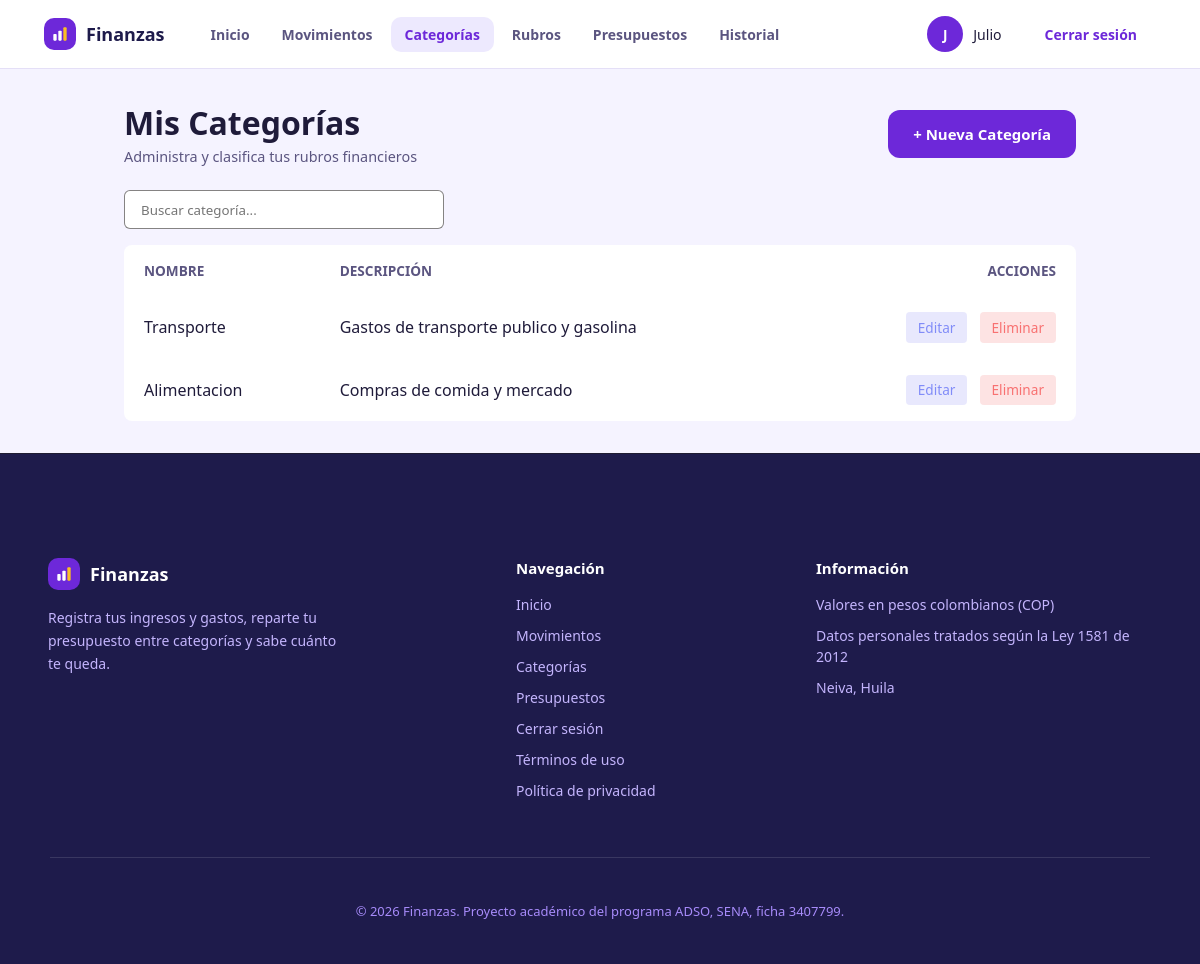
Page /views/categories/index.php (signed in) on the committed database.
### tables this page shows
CREATE TABLE categorias (
    id_categoria INT AUTO_INCREMENT PRIMARY KEY,
    id_usuario INT NOT NULL,
    nombre VARCHAR(50) NOT NULL,
    descripcion VARCHAR(255),

    CONSTRAINT fk_categorias_usuario
        FOREIGN KEY (id_usuario)
        REFERENCES usuarios(id_usuario)
        ON UPDATE CASCADE
        ON DELETE RESTRICT
);

### config/session.php (called while the page is built, shortened)
<?php
function iniciar_sesion_segura(): void
{
    if (session_status() !== PHP_SESSION_NONE) {
        return;
    }
    $https = (!empty($_SERVER['HTTPS']) && $_SERVER['HTTPS'] !== 'off')
        || (($_SERVER['SERVER_PORT'] ?? '') === '443');
}
function requerir_login(): int
{
    return (int) $_SESSION['user_id'];
}

### controllers/categoriesController.php (called while the page is built, shortened)
<?php
require_once __DIR__ . '/../config/session.php';
$user_id = requerir_login();
require_once __DIR__ . '/../config/connection.php';
require_once __DIR__ . '/../models/categoriesModel.php';
$action  = $_GET['action'] ?? 'index';
switch ($action) {
    default:
        $categorias = obtenerCategoriasPorUsuario($conn, $user_id);
        break;
}
?>

### models/categoriesModel.php (called while the page is built, shortened)
<?php
function obtenerCategoriasPorUsuario($conn, $user_id) {
    $categorias = [];
    $sql = "SELECT id_categoria AS id, nombre, descripcion FROM categorias WHERE id_usuario = ? ORDER BY id_categoria DESC";
    $stmt = mysqli_prepare($conn, $sql);
    if ($stmt) {
        $u_id = (int) $user_id;
        mysqli_stmt_bind_param($stmt, "i", $u_id);
        mysqli_stmt_execute($stmt);
        $resultado = mysqli_stmt_get_result($stmt);
        while ($fila = mysqli_fetch_assoc($resultado)) {
            $categorias[] = $fila;
        }
    }
    return $categorias;
}
?>

### views/categories/index.php (the view, shortened to what this page needs)
<?php
require_once __DIR__ . '/../../controllers/categoriesController.php';
?>
<!DOCTYPE html>
<html lang="es">
<head>
    <link rel="stylesheet" href="../../public/css/categories.css?v=<?= filemtime(__DIR__ . '/../../public/css/categories.css') ?>">
    <link rel="stylesheet" href="../../public/css/layout.css">
    <link rel="stylesheet" href="../../public/css/alerts.css?v=<?= filemtime(__DIR__ . '/../../public/css/alerts.css') ?>">
</head>
<body>
<?php require_once __DIR__ . '/../layouts/navbar.php'; ?>
<main class="container">
    <div class="page-header">
        <div>
            <h1>Mis Categorías</h1>
            <p class="subtitle">Administra y clasifica tus rubros financieros</p>
        </div>
        <a href="create.php" class="btn btn-primary">+ Nueva Categoría</a>
    </div>
    <div class="table-toolbar">
        <div class="search-box">
            <input type="text" id="searchInput" placeholder="Buscar categoría..." autocomplete="off">
        </div>
    </div>
    <div class="card table-card">
        <table class="data-table" id="categoriesTable">
            <thead>
                <tr>
                    <th>Nombre</th>
                    <th>Descripción</th>
                    <th class="text-right">Acciones</th>
                </tr>
            </thead>
            <tbody>
                <?php if (empty($categorias)): ?>
                    <tr class="empty-row">
                        <td colspan="3">No tienes categorías registradas aún.</td>
                    </tr>
                <?php else: ?>
                    <?php foreach ($categorias as $cat): ?>
                        <tr>
                            <td class="category-name">
                                <?= htmlspecialchars($cat['nombre']) ?>
                            </td>
                            <td>
                                <?= htmlspecialchars($cat['descripcion'] ?? 'Sin descripción') ?>
                            </td>
                            <td class="text-right actions-cell">
                                <a href="editar.php?id=<?= urlencode($cat['id']) ?>"
                                   class="btn-action btn-edit" title="Editar">
                                    Editar
                                </a>
                                <a href="/finanzas_personales/controllers/categoriesController.php?action=delete&id=<?= urlencode($cat['id']) ?>"
                                   class="btn-action btn-delete"
                                   data-name="<?= htmlspecialchars($cat['nombre']) ?>" title="Eliminar">
                                    Eliminar
                                </a>
                            </td>
                        </tr>
                    <?php endforeach; ?>
                <?php endif; ?>
            </tbody>
        </table>
    </div>
</main>
<?php require_once __DIR__ . '/../layouts/footer.php'; ?>
</body>
</html>

### public/css/categories.css (style rules this page uses)
:root { --bg-main: #F5F3FF; --bg-sidebar: #FFFFFF; --bg-card: #FFFFFF; --border-color: #221e1e8c; --text-main: #1F1B3A; --text-muted: #5B5580; --accent-primary: #6D28D9; --accent-hover: #5B21B6; --danger-color: #B91C1C; }
* { box-sizing: border-box; margin: 0; padding: 0; font-family: 'Segoe UI', system-ui, -apple-system, sans-serif; }
body { background-color: var(--bg-main); color: var(--text-main); min-height: 100vh; display: flex; flex-direction: column; }
.container { max-width: 1000px; margin: 2rem auto; padding: 0 1.5rem; width: 100%; }
.page-header { display: flex; justify-content: space-between; align-items: center; margin-bottom: 1.5rem; }
.subtitle { color: var(--text-muted); font-size: 0.9rem; margin-top: 0.2rem; }
.btn { display: inline-block; padding: 0.6rem 1.2rem; border-radius: 6px; text-decoration: none; font-weight: 600; font-size: 0.9rem; cursor: pointer; border: none; transition: background-color 0.2s ease; }
.btn-primary { background-color: var(--accent-primary); color: #ffffff; }
.table-toolbar { margin-bottom: 1rem; }
.search-box input { width: 100%; max-width: 320px; padding: 0.6rem 1rem; background-color: var(--bg-card); border: 1px solid var(--border-color); border-radius: 6px; color: var(--text-main); outline: none; }
.card { background-color: var(--bg-card); border-radius: 8px; overflow: hidden; }
.data-table { width: 100%; border-collapse: collapse; text-align: left; }
.data-table th, .data-table td { padding: 1rem 1.25rem; }
.data-table th { background-color: rgba(255, 255, 255, 0.02); color: var(--text-muted); font-size: 0.85rem; text-transform: uppercase; }
.text-right { text-align: right; }
.btn-action { display: inline-block; padding: 0.35rem 0.75rem; border-radius: 4px; font-size: 0.85rem; text-decoration: none; margin-left: 0.5rem; transition: background-color 0.2s ease; }
.btn-edit { background-color: rgba(99, 102, 241, 0.15); color: #818cf8; }
.btn-delete { background-color: rgba(239, 68, 68, 0.15); color: #f87171; }

### public/css/layout.css (style rules this page uses)
:root { --primary: #6D28D9; --primary-dark: #5B21B6; --deep: #1E1B4B; --soft: #A78BFA; --soft-2: #C4B5FD; --tint: #EDE9FE; --gold: #FBBF24; --bg: #F5F3FF; --surface: #FFFFFF; --border: #E4DFF7; --text: #1F1B3A; --muted: #5B5580; --danger: #B91C1C; --success: #15803D; --radius: 12px; }
*, *::before, *::after { box-sizing: border-box; }
html { scroll-behavior: smooth; scroll-padding-top: 84px; }
.btn { display: inline-flex; align-items: center; justify-content: center; gap: 8px; min-height: 48px; padding: 0 24px; border: 1px solid transparent; border-radius: var(--radius); font: 700 15px "Plus Jakarta Sans", system-ui, sans-serif; text-decoration: none; cursor: pointer; transition: background 0.15s, color 0.15s, border-color 0.15s; }
.btn-primary { background: var(--primary); color: #fff; }

### public/css/alerts.css (style rules this page uses)
:root { --al-primary: #6D28D9; --al-primary-dark: #5B21B6; --al-deep: #1E1B4B; --al-soft-2: #C4B5FD; --al-tint: #EDE9FE; --al-border: #E4DFF7; --al-text: #1F1B3A; --al-muted: #5B5580; --al-danger: #B91C1C; --al-danger-dark: #991B1B; --al-success: #15803D; --al-warning: #B45309; }

### rows in the picture
categorias: nombre "Transporte", descripcion "Gastos de transporte publico y gasolina"
categorias: nombre "Alimentacion", descripcion "Compras de comida y mercado"

### other values in the picture
$h($etiqueta) "Inicio"
$h($etiqueta) "Movimientos"
$h($etiqueta) "Categorías"
$h($etiqueta) "Rubros"
$h($etiqueta) "Presupuestos"
$h($etiqueta) "Historial"
$h($inicial) "J"
$h($primerNombre) "Julio"
$h($etiqueta) "Cerrar sesión"
